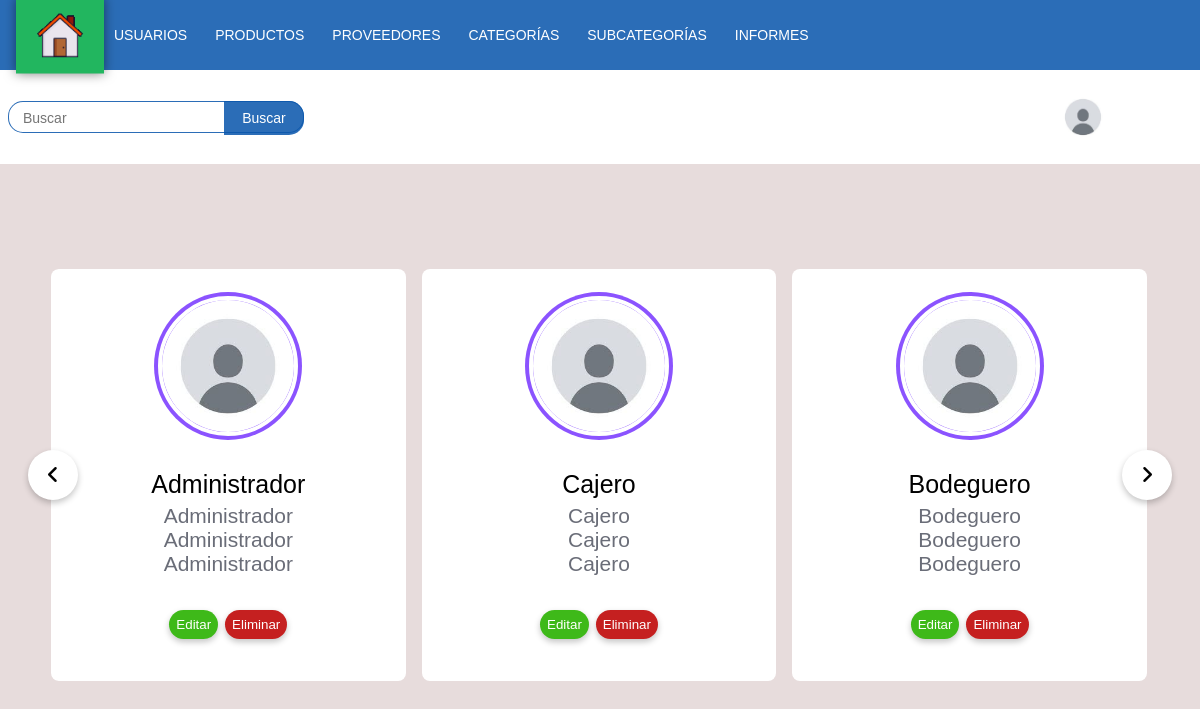
The app's page /Crud_Usuarios.php (signed in) with its own data.
### tables this page shows
CREATE TABLE Usuario (
    ID_Usuario INT AUTO_INCREMENT PRIMARY KEY,
    Nombre VARCHAR(50) NULL,
    Apellido VARCHAR(50) NULL,
    Usuario VARCHAR(50) NULL,
    Contraseña VARCHAR(255) NULL,
    Rol_Usuario VARCHAR(50),
    Fecha_Registro DATETIME NULL, 
    Foto_Perfil TEXT
);

### Crud_Usuarios.php (the view, shortened to what this page needs)
<?php
if (isset($_SESSION['Rol_Usuario'])) {
    $menuDirectory = "Menus/";
    $menuFiles = [
        'Administrador' => 'Menu_Administrador.php',
        'Cajero' => 'Menu_Cajero.php',
        'Bodeguero' => 'Menu_Bodeguero.php',
    ];
    if (array_key_exists($_SESSION['Rol_Usuario'], $menuFiles)) {
        require($menuDirectory . $menuFiles[$_SESSION['Rol_Usuario']]);
        require("Php/Conexion.php");
?>
<!DOCTYPE html>
<html lang="es">
<head>
    <link rel="stylesheet" href="Css/Alerts.css">
    <link rel="stylesheet" href="Css/Cruds.css">
    <link rel="stylesheet" href="https://cdnjs.cloudflare.com/ajax/libs/font-awesome/6.3.0/css/all.min.css">
</head>
</head>
<body>
<section>
    <div class="row">
        <?php
        $sql = "SELECT * FROM usuario";
        $query = mysqli_query($CONEXION, $sql);
        ?>
        <div class="wrapper">
            <i id="left" class="fa-solid fa-angle-left"></i>
            <ul class="carousel">
            <?php while ($row = mysqli_fetch_array($query)): ?>
                <li class="card">
                <div class="img"><img src="<?= $row['Foto_Perfil'] ?>" alt="Foto Perfil" draggable="false"></div>
                    <h2><?= $row['Rol_Usuario'] ?></h2>
                    <span><?= $row['Nombre'] ?></span>
                    <span><?= $row['Apellido'] ?></span>
                    <span><?= $row['Usuario'] ?></span>
                <h2>
                    <a href="Actualizar_Usuarios.php?ID_Usuario=<?= $row['ID_Usuario'] ?>"><button class="Editar">Editar</button></a>
                    <a href="Php/Borrar_Usuarios.php?ID_Usuario=<?= $row['ID_Usuario'] ?>"><button class="Eliminar">Eliminar</button></a>
                </h2>
                </li>
                <?php endwhile; ?>
            </ul>
            <i id="right" class="fa-solid fa-angle-right"></i>
        </div>
    </div>
</section>
</body>
</html>
<?php
    } else {
        header("Location: Index.php");
    }
} else {
    header("Location: Index.php");
}
?>

### Menus/Menu_Administrador.php (shortened to what this page needs)
<?php
if (isset($_SESSION['Rol_Usuario']) && $_SESSION['Rol_Usuario'] === 'Administrador') {
    include './Php/Conexion.php';
    $id = mysqli_real_escape_string($CONEXION, $_SESSION['Usuario']);
    $consulta = mysqli_query($CONEXION, "SELECT * FROM usuario WHERE Usuario = '$id';");
    if ($consulta) {
        $valores = mysqli_fetch_array($consulta);
        $foto = $valores['Foto_Perfil'];
    } else {
        echo "Error en la consulta: " . mysqli_error($CONEXION);
        exit;
    }
?>
<!DOCTYPE html>
<html lang="es">
<head>
    <link rel="stylesheet" href="Css/Menu_Administrador.css">
</head>
<body>
    <header>
        <div class="container__menu">
            <div class="menu">
                <nav class="nav">
                    <ul>
                        <li><a href="Panel_Administrador.php" id="selected"></a></li>
                        <li><a href="#">Usuarios</a>
                        </li>
                        <li><a href="#">Productos</a>
                        </li>
                        <li><a href="#">Proveedores</a>
                        </li>
                        <li><a href="#">Categorías</a>
                        </li>
                        <li><a href="#">SubCategorías</a>
                        </li>
                        <li><a href="#">Informes</a>
                        </li>
                    </ul>
                </nav>
            </div>
        </div>
        <div class="header__superior">
            <div id='search-box'>
                <form action='Php/buscar.php' id='search-form' method='get' target='_top'>
                <input id='search-text' name='q' placeholder='Buscar' type='text'/>
                <button id='search-button' type='submit'><span>Buscar</span></button>
                </form>
            </div>
            <nav class="nav1">
                <ul>
                    <li>
                        <a href="#">
                            <img class="perfil_foto" src="<?php echo $foto; ?>" width="50px" height="50px" alt="Foto Perfil">
                        </a>
                    </li>
                </ul>
            </nav>
        </div>
    </header>
</body>
</html>
<?php
} else {
    header("Location: Index.php");
    exit;
}
?>

### Css/Menu_Administrador.css (style rules this page uses)
* { margin: 0; padding: 0; box-sizing: border-box; font-family: 'Source Sans 3', sans-serif; text-decoration: none; }
:root { --Color-Azul: rgba(10, 86, 172, 0.863); --Fondo-Pantalla: #e7dcdc; --Color-Blanco: #fff; --Sombra: rgba(0, 0, 0, 0.5); --Color-Verde: #22b65f; }
header { width: 100%; position: fixed; top: 0; left: 0; background: var(--Color-Blanco); z-index: 100; }
body { background: var(--Fondo-Pantalla); }
.header__superior { max-width: 1200px; margin: auto; display: flex; align-items: center; justify-content: space-between; padding: 8px; }
.container__menu { width: 100%; height: 70px; background: var(--Color-Azul); padding: 0 20px; }
.menu { max-width: 1200px; margin: auto; height: 100%; }
nav { height: 100%; }
nav > ul { height: 100%; display: flex; }
nav ul li { height: 100%; list-style: none; position: relative; }
.nav > ul > li:first-child > a { background-image: url(../Icons/home.gif); background-size: 60px; background-repeat: no-repeat; background-position: center center; padding: 10px 40px; }
nav > ul > li > a { width: 100%; height: 100%; display: flex; align-items: center; padding: 14px; color: var(--Color-Blanco); text-transform: uppercase; font-size: 14px; transition: all 300ms ease; }
#selected { transform: scale(1.1); background-color: var(--Color-Verde); box-shadow: 0px 0px 10px 0px var(--Sombra); }
.perfil_foto { border-radius: 50%; z-index: 100; }
.nav1 { margin-right: 70px; }
#search-box { position: relative; width: 25%; margin: 0; }
#search-form { height: 32px; border: 1px solid var(--Color-Azul); border-radius: 15px; background-color: var(--Color-Blanco); overflow: hidden; }
#search-text { font-size: 14px; color: var(--Color-Blanco); border-width: 0; background: transparent; }
#search-box input[type="text"] { width: 90%; padding: 8px 0 12px 1em; color: var(--Sombra); outline: none; }
#search-button { position: absolute; top: 0; right: 0; height: 34px; width: 80px; font-size: 14px; color: var(--Color-Blanco); text-align: center; line-height: 4px; border-width: 0; background-color: var(--Color-Azul); border-radius: 0px 15px 15px 0px; cursor: pointer; }

### Css/Alerts.css (style rules this page uses)
:root { --exito: #3ab65c; --error: #bf333b; --info: #1898c0; --warning: #bc8c12; --exito-hover: #2d8a46; --error-hover: #962a31; --info-hover: #147fa0; --warning-hover: #9b7512; }
* { margin: 0; padding: 0; box-sizing: border-box; }

### Css/Cruds.css (style rules this page uses)
* { margin: 0; padding: 0; font-family: sans-serif; box-sizing: border-box; }
:root { --Color-Violeta: #8B53FF ; --Color-Blanco: #ffffff; --Fondo-Pantalla: #e7dcdc; --Sombras:rgba(0,0,0,0.23); --letras:#6A6D78; }
body { display: flex; padding: 0 35px; align-items: center; justify-content: center; min-height: 100vh; position: relative; }
.wrapper { max-width: 1100px; width: 100%; position: relative; margin-top: 150px; }
.wrapper i { top: 50%; height: 50px; width: 50px; cursor: pointer; font-size: 1.25rem; position: absolute; text-align: center; line-height: 50px; background: var(--Color-Blanco); border-radius: 50%; box-shadow: 0 3px 6px var(--Sombras); transform: translateY(-50%); transition: transform 0.1s linear; }
.wrapper i:first-child { left: -22px; }
.wrapper i:last-child { right: -22px; }
.wrapper .carousel { display: grid; grid-auto-flow: column; grid-auto-columns: calc((100% / 3) - 12px); overflow-x: auto; scroll-snap-type: x mandatory; gap: 16px; border-radius: 8px; scroll-behavior: smooth; scrollbar-width: none; }
.carousel :where(.card, .img) { display: flex; justify-content: center; align-items: center; }
.carousel .card { scroll-snap-align: start; height: 412px; list-style: none; background: var(--Color-Blanco); cursor: pointer; padding-bottom: 15px; flex-direction: column; border-radius: 8px; }
.carousel .card .img { background: var(--Color-Violeta); height: 148px; width: 148px; border-radius: 50%; }
.card .img img { width: 140px; height: 140px; border-radius: 50%; object-fit: cover; border: 4px solid var(--Color-Blanco); }
.carousel .card h2 { font-weight: 500; font-size: 1.56rem; margin: 30px 0 5px; }
.carousel .card span { color: var(--letras); font-size: 1.31rem; }
.Editar { background-color: rgb(62, 185, 25); color: var(--Color-Blanco); border: var(--Color-Blanco); box-shadow: 0 3px 6px var(--Sombras); padding: 7px; border-radius: 30px; }
.Eliminar { background-color: rgb(197, 32, 32); color: var(--Color-Blanco); border: var(--Color-Blanco); box-shadow: 0 3px 6px var(--Sombras); padding: 7px; border-radius: 30px; }

### records on screen
usuario: Foto_Perfil (picture), Rol_Usuario "Administrador", Nombre "Administrador", Apellido "Administrador", Usuario "Administrador"
usuario: Foto_Perfil (picture), Rol_Usuario "Cajero", Nombre "Cajero", Apellido "Cajero", Usuario "Cajero"
usuario: Foto_Perfil (picture), Rol_Usuario "Bodeguero", Nombre "Bodeguero", Apellido "Bodeguero", Usuario "Bodeguero"
